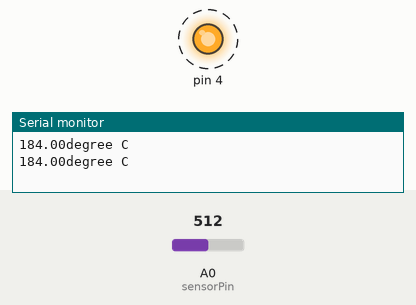
A sketch run on a simulated Arduino Uno, built with avr-gcc and run on an emulated ATmega328P. Shown: output pins drawn as LEDs (lit = HIGH), the last lines printed to the serial monitor. Dashed ring = blinking. Inputs (shaded band) come from the test bench; at power-on: A0 (sensorPin) = 512.

Above: at 2.8 s.
2.9 s: A0 (sensorPin) set to 342
6.4 s: A0 (sensorPin) set to 322
At 8.4 s:
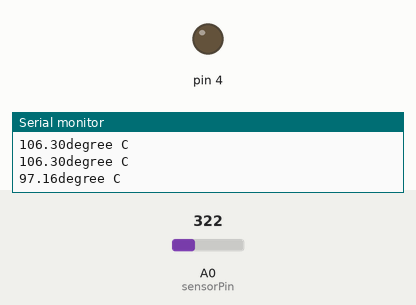
9.1 s: A0 (sensorPin) set to 511
At 10.7 s:
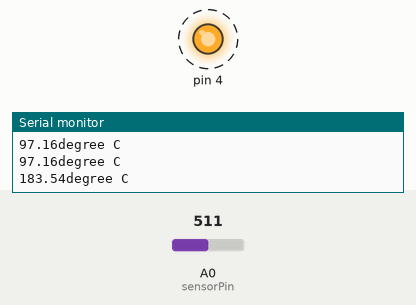
15.1 s: A0 (sensorPin) set to 306
At 15.1 s:
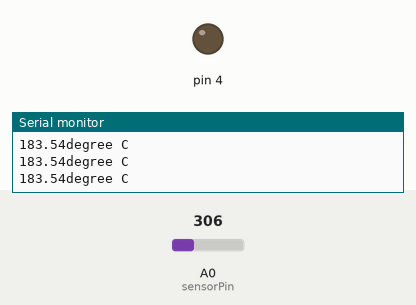
Timing chart, 0 to 18.1 s (numbered marks = the images above; inputs shaded):
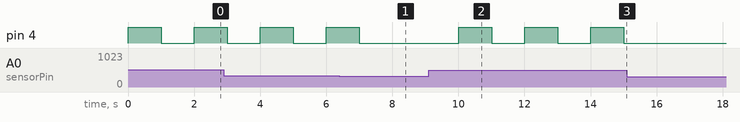

The sketch:

neat_snicket_fulffy1.ino
```cpp
int sensorPin=A0;
void setup()
{
  Serial.begin(9600);
  pinMode(4, OUTPUT);

}

void loop()
{
  int reading =analogRead(sensorPin);
  float voltage = reading*4.68;
  voltage /=1024.0;
  float temperatureC = (voltage-0.5)*100;
  Serial.print(temperatureC);
  Serial.println("degree C");
  if(temperatureC > 100){
    digitalWrite(4,HIGH);
    delay(1000);
    digitalWrite(4,LOW);}
  delay(1000);
}
```

Measured:
- the behaviour switches between 329 and 328 on A0 (sensorPin) (found by bisection; images 0 and 1)
- after the input at 6.4 s, pin 4: goes on until 7.0 s, then stays LOW
- after the input at 9.1 s, pin 4: alternates HIGH for 1.0 s and LOW for 1.0 s, starting after 0.90 s
- after the input at 15.1 s, pin 4: stays LOW (without the input it goes to HIGH after 0.91 s)
- by itself, pin 4: alternates HIGH for 1.0 s and LOW for 1.0 s
